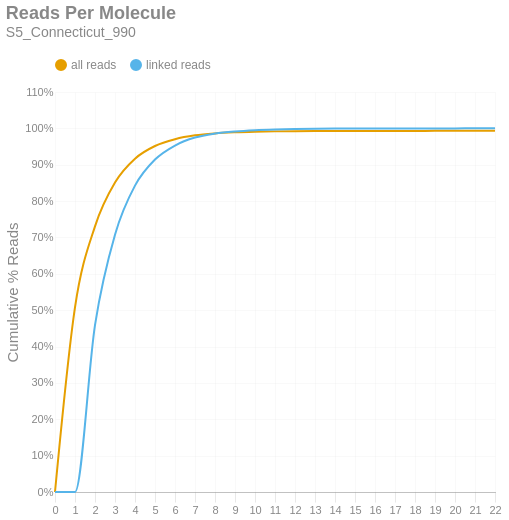

The notebook cell this image was saved under:
### Markdown cell above
### Reads per Molecule
This chart shows the cumulative distribution of the number of reads per linked molecule. That is, how many alignments are associated with a unique molecule. This excludes the number of reads associated with invalid or absent linked-read barcodes. The `linked` histogram is the percentages recalculated when disregarding singletons.

### Code cell
if SKIPLR:
    print_html(f"Skipped")
else:
    counts = np.bincount(valids['reads'].cast(pl.Int64).to_numpy())
    weighted = counts * np.arange(len(counts))
    all_perc = weighted / n_reads
    linked_perc = weighted / n_linked_reads
    linked_perc[1] = 0
    binned_df = pl.DataFrame({
        'readsper': list(range(len(counts))),
        'all reads (cumsum)': np.cumsum(all_perc).tolist(),
        'linked reads (cumsum)': np.cumsum(linked_perc).tolist(),
    })

    with SafeRender(binned_df):
        (
            density_plot(binned_df, 'Reads Per Molecule', samplename, 'readspmol')
            .encode(
                x=alt.X('readsper:O', title=None).axis(labelAngle=0).scale(padding=0),
                y=alt.Y('value:Q', title='Cumulative % Reads').axis(format='%').stack(False),
                color=alt.Color("key:N").scale(domain=["all reads", "linked reads"]),
                tooltip=[
                    alt.Tooltip("key:N", title="Data Type"),
                    alt.Tooltip("readsper:O", title="Reads Per Molecule"),
                    alt.Tooltip("value:Q", format=".2%", title="% Reads (Cum.)")
                ]            
            )
        ).display()

### Figure 1 — Vega-Lite specification as saved in the notebook (floating-point values rounded to 4 significant figures)
{"width": "container", "height": 400, "config": {"title": {"anchor": "start", "dy": -15, "fontSize": 18, "color": "#888888", "subtitleColor": "#888888", "subtitleFontSize": 14}, "arc": {"fill": "#0072B2"}, "axis": {"domainColor": "#888888", "domainWidth": 0.5, "gridWidth": 0.2, "grid": false, "titleFontWeight": 400, "titleFontSize": 15, "labelFontSize": 11, "labelColor": "#888888", "tickColor": "#888888", "tickWidth": 0.2, "titleColor": "#888888"}, "axisBand": {"grid": false}, "axisX": {"grid": true, "tickSize": 10, "domainCap": "round"}, "axisY": {"domain": false, "grid": true, "tickSize": 0, "domainCap": "round"}, "background": "transparent", "header": {"labelFontSize": 15, "labelColor": "#888888", "titleFontSize": 15, "titleFontWeight": 600, "titleColor": "#888888"}, "legend": {"labelFont": "sans-serif", "labelFontSize": 12, "labelColor": "#888888", "symbolSize": 100, "symbolType": "circle", "titleFontSize": 12, "titlePadding": 10, "titleColor": "#888888", "title": null, "orient": "top"}, "range": {"category": ["#E69F00", "#56B4E9", "#009E73", "#F0E442", "#0072B2", "#D55E00", "#CC79A7", "#000000"], "diverging": ["#cfe8f3", "#a2d4ec", "#73bfe2", "#46abdb", "#1696d2", "#12719e"]}, "area": {"fill": "#0072B2", "fillOpacity": 0.7, "line": true, "strokeOpacity": 0.7}, "line": {"color": "#0072B2", "stroke": "#0072B2", "strokeWidth": 2}, "trail": {"color": "#0072B2", "stroke": "#0072B2", "strokeWidth": 0, "size": 1}, "point": {"filled": true, "fillOpacity": 1.0, "size": 95}, "text": {"color": "#888888", "fontSize": 11, "align": "right", "fontWeight": 400, "size": 11}, "bar": {"fill": "#0072B2", "stroke": null}, "view": {"stroke": null, "continuousWidth": 660, "continuousHeight": 400}}, "data": {"name": "data-4399118ff6e7fc9f3c9bfb7980e0ba57"}, "mark": {"type": "line", "interpolate": "monotone", "point": {"opacity": 0, "size": 275}}, "encoding": {"color": {"field": "key", "scale": {"domain": ["all reads", "linked reads"]}, "type": "nominal"}, "tooltip": [{"field": "key", "title": "Data Type", "type": "nominal"}, {"field": "readsper", "title": "Reads Per Molecule", "type": "ordinal"}, {"field": "value", "format": ".2%", "title": "% Reads (Cum.)", "type": "quantitative"}], "x": {"axis": {"labelAngle": 0}, "field": "readsper", "scale": {"padding": 0}, "title": null, "type": "ordinal"}, "y": {"axis": {"format": "%"}, "field": "value", "stack": false, "title": "Cumulative % Reads", "type": "quantitative"}}, "params": [{"name": "param_c36ac31b6afebe62", "select": {"type": "point", "fields": ["key"]}, "bind": "legend"}], "title": {"text": "Reads Per Molecule", "subtitle": "S5_Connecticut_990"}, "transform": [{"fold": ["all reads (cumsum)", "linked reads (cumsum)"]}, {"calculate": "replace(datum.key, ' (cumsum)', '')", "as": "key"}, {"filter": {"param": "param_c36ac31b6afebe62"}}], "usermeta": {"embedOptions": {"downloadFileName": "S5_Connecticut_990.readspmol"}}, "$schema": "https://vega.github.io/schema/vega-lite/v6.1.0.json", "datasets": {"data-4399118ff6e7fc9f3c9bfb7980e0ba57": [{"readsper": 0, "all reads (cumsum)": 0.0, "linked reads (cumsum)": 0.0}, {"readsper": 1, "all reads (cumsum)": 0.5078, "linked reads (cumsum)": 0.0}, {"readsper": 2, "all reads (cumsum)": 0.7306, "linked reads (cumsum)": 0.459}, {"readsper": 3, "all reads (cumsum)": 0.8512, "linked reads (cumsum)": 0.7075}, {"readsper": 4, "all reads (cumsum)": 0.9167, "linked reads (cumsum)": 0.8425}, {"readsper": 5, "all reads (cumsum)": 0.9515, "linked reads (cumsum)": 0.9142}, {"readsper": 6, "all reads (cumsum)": 0.9702, "linked reads (cumsum)": 0.9528}, {"readsper": 7, "all reads (cumsum)": 0.9809, "linked reads (cumsum)": 0.9748}, {"readsper": 8, "all reads (cumsum)": 0.9862, "linked reads (cumsum)": 0.9857}, {"readsper": 9, "all reads (cumsum)": 0.9891, "linked reads (cumsum)": 0.9916}, {"readsper": 10, "all reads (cumsum)": 0.9907, "linked reads (cumsum)": 0.9951}, {"readsper": 11, "all reads (cumsum)": 0.9917, "linked reads (cumsum)": 0.9971}, {"readsper": 12, "all reads (cumsum)": 0.9923, "linked reads (cumsum)": 0.9983}, {"readsper": 13, "all reads (cumsum)": 0.9927, "linked reads (cumsum)": 0.999}, {"readsper": 14, "all reads (cumsum)": 0.9928, "linked reads (cumsum)": 0.9994}, {"readsper": 15, "all reads (cumsum)": 0.9929, "linked reads (cumsum)": 0.9996}, {"readsper": 16, "all reads (cumsum)": 0.993, "linked reads (cumsum)": 0.9997}, {"readsper": 17, "all reads (cumsum)": 0.9931, "linked reads (cumsum)": 0.9999}, {"readsper": 18, "all reads (cumsum)": 0.9931, "linked reads (cumsum)": 0.9999}, {"readsper": 19, "all reads (cumsum)": 0.9931, "linked reads (cumsum)": 0.9999}, {"readsper": 20, "all reads (cumsum)": 0.9931, "linked reads (cumsum)": 1.0}, {"readsper": 21, "all reads (cumsum)": 0.9931, "linked reads (cumsum)": 1.0}, {"readsper": 22, "all reads (cumsum)": 0.9931, "linked reads (cumsum)": 1.0}]}}
